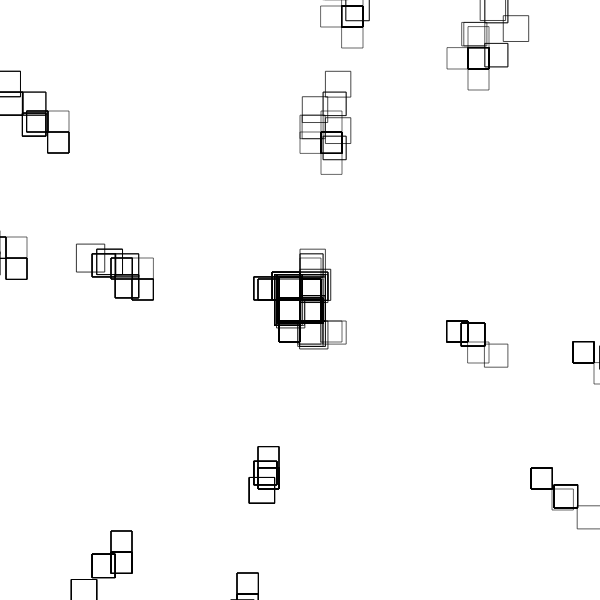
Frame 1 (no input)
Frame 60 (no input): identical to frame 1, image omitted
Frame 120 (the mouse pressed at the canvas centre since frame 60): identical to frame 1, image omitted

The p5.js sketch that drew this single still picture (run headless with seeded random() and noise() and a simulated clock; from frame 60 on, the mouse is pressed at the canvas centre):

// p5.js sketch
// ── sketch.js

// Point = P, Rectangle = R, line = F, Line*4 = D
// You can play around with length, angle, strokeweight, colors,...

let premise = 'R';
  let rules = {
    R: '[+>Rf][RR+Rf+Rf]',

  }
let bigRule;


let length = 70;
let angle = 90;

function setup() {
  createCanvas(600, 600);
  angleMode(DEGREES);
  bigRule = resolveRules(premise, rules, 3);
  print(bigRule);
  
}

function draw() {
  background('white');
  stroke('black');
  strokeWeight(2);
  noFill();
  //fill('black');
  translate(width / 2, height / 2);
  rotate(-90);
  scale(0.3);

  drawShape(bigRule);
   // angle += 1;
  // length += 0.1;
}

function resolveRules(startRule, rules, depth) {
  let endRule = '';
  for (let currentLetter of startRule) {
    if (currentLetter in rules) {
      endRule += rules[currentLetter];
    } else {
      endRule += currentLetter;
    }
  }
  if (depth >= 1) {
    endRule = resolveRules(endRule, rules, depth - 1);
  }
  return endRule;
}


function drawShape(rule)  {
  for (let c of rule) {
    if (c === 'F') {
      line(0, 0, length, 0);
      translate(length, 0);
    } else if (c === 'R') {
      rect(0, 0, length, length);
      translate(length*7, length);
    } else if (c === 'P') {
      point(0, 0);
      translate(length, 0);
    } else if (c === 'D') {
      line(0, 0, length * 4, 0);
      translate(length, 0);
    } else if (c === 'f') {
      translate(0, length, 0);
    } else if (c === '+') {
      rotate(angle);
    } else if (c === '-') {
      rotate(-angle);
    } else if (c === '[') {
      push();
    } else if (c === ']') {
      pop();
    } else if (c === '>') {
      scale(1.1);
    } else if (c === '<') {
      scale(0.8);
   
    }
  }
}
